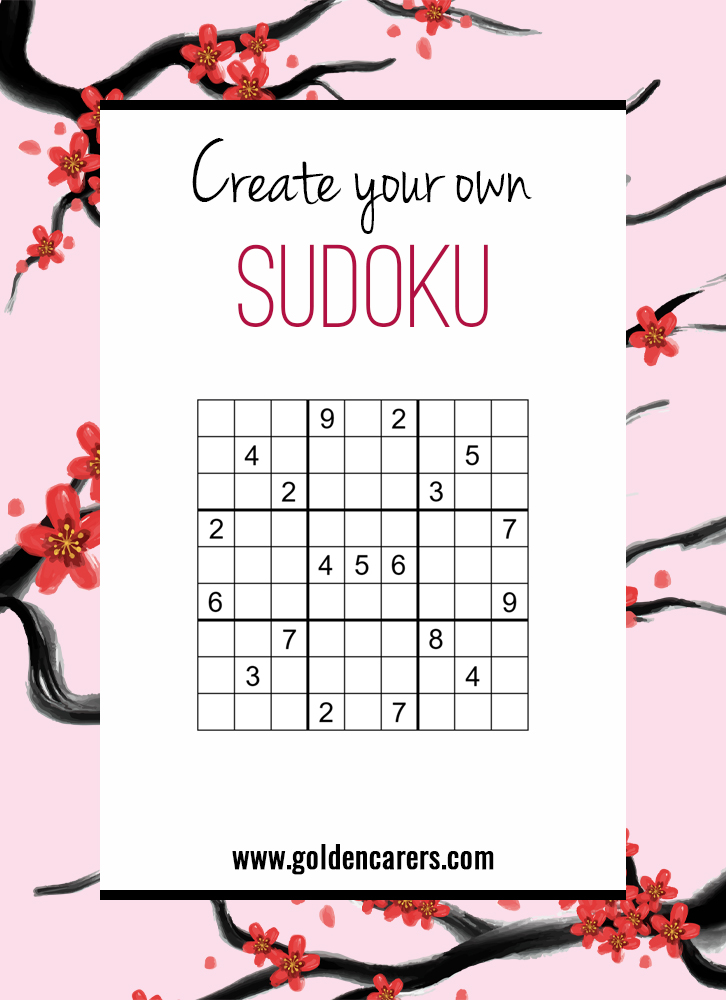
#> input picture files/opencv/sudoku.jpeg, 726 x 1000 px, found by its file name
$ python imagegradient.py
#> lines starting #> are read from the running program, lines starting #| are printed output that depends on the picture; after the words box and inside, x2 and y2 are one past the last pixel; in counts of white or black regions, pixels touching at a corner belong together
import cv2 as cv
import numpy as np


img = cv.imread("files/opencv/sudoku.jpeg",0)
#> img: shape (1000, 726); min 0, max 255, mean 217.9

if img is None :
    print("something went wrong!!")
else :

    # here dx=1.

    sobelx = cv.Sobel(img,ddepth=cv.CV_64F,dx=1,dy=0,ksize=5)
    cv.imshow("soblex",sobelx)
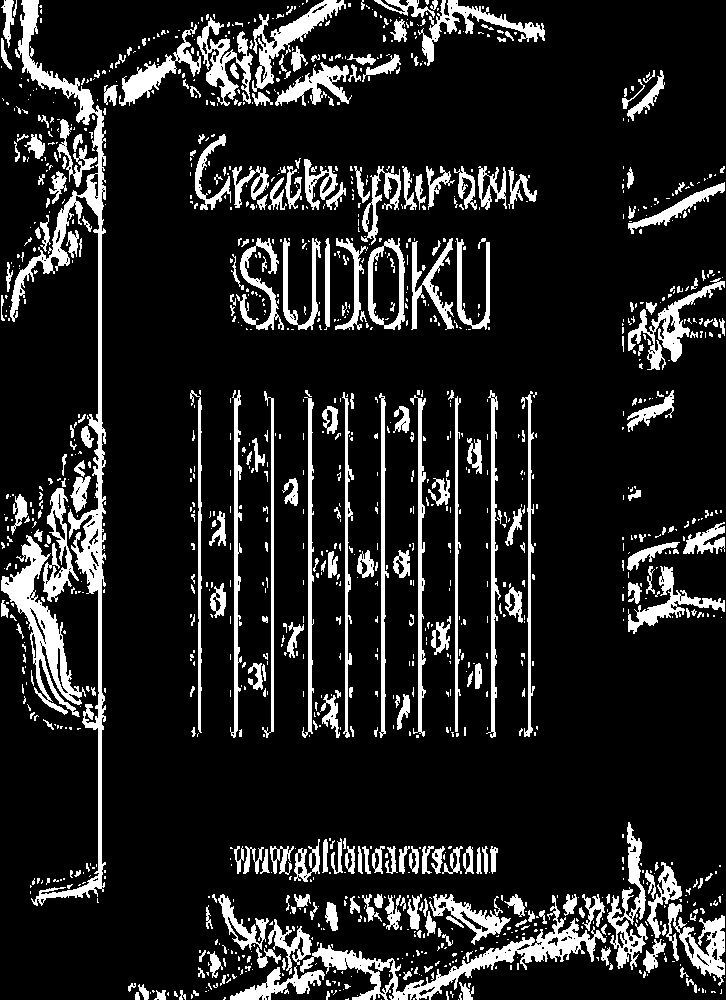
#> window 'soblex': shape (1000, 726); 13.9% white; 1269 white regions (951 under 20 px), largest, box (x1, y1, x2, y2) and area: (10, 0, 106, 906) 10060, (300, 895, 606, 1000) 5156, (1, 535, 86, 717) 4183

    # here dy=1

    sobely = cv.Sobel(img,ddepth=cv.CV_64F,dx=0,dy=1,ksize=5)
    cv.imshow("sobely",sobely)
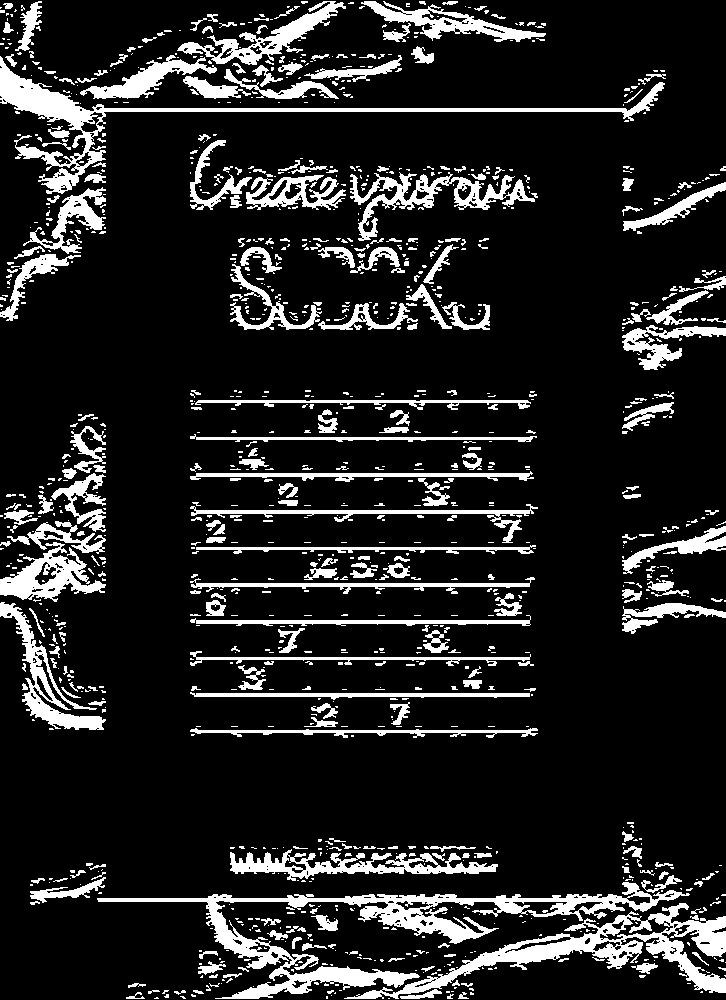
#> window 'sobely': shape (1000, 726); 14.1% white; 1196 white regions (879 under 20 px), largest, box (x1, y1, x2, y2) and area: (97, 882, 690, 999) 11141, (344, 903, 726, 999) 7714, (0, 56, 665, 194) 6994

    #laplacian gradient

    laplacian = cv.Laplacian(img,ddepth=cv.CV_64F)
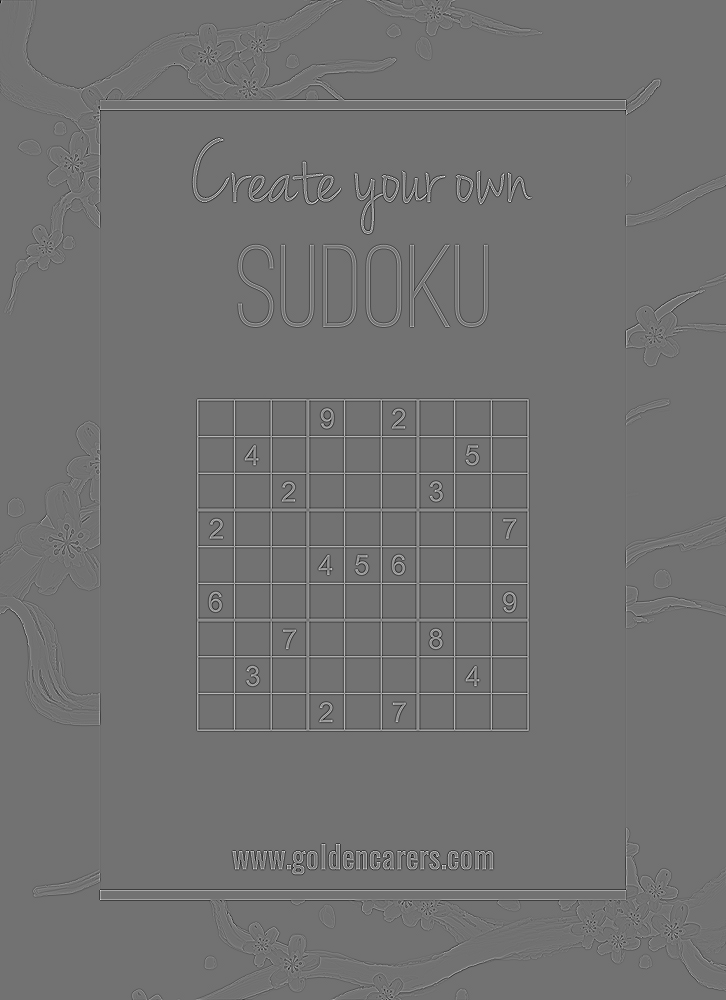
#> laplacian: shape (1000, 726) float64; min -526, max 649, mean 0; drawn with min black and max white
    cv.imshow("laplacian",laplacian)
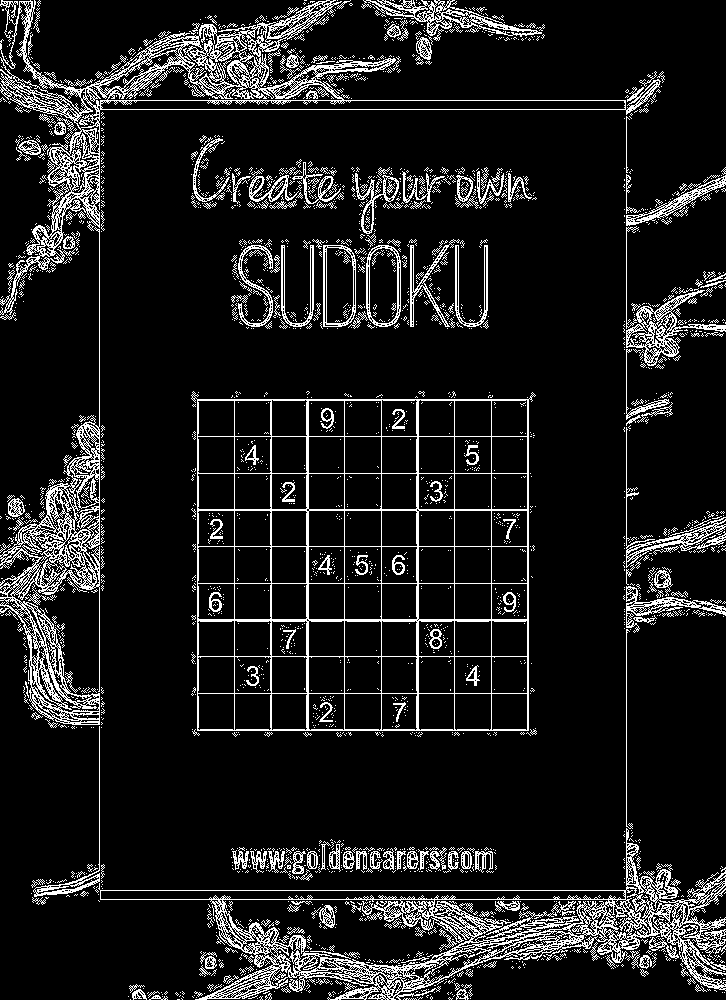
#> window 'laplacian': shape (1000, 726); 11.2% white in thin lines or dots

    #blending

    blended = cv.addWeighted(src1=sobelx,alpha=0.5,src2=laplacian,beta=0.5,gamma=0)
    cv.imshow("blended",blended)
    # threshold

    ret,threshold = cv.threshold(blended,100,255,cv.THRESH_BINARY)
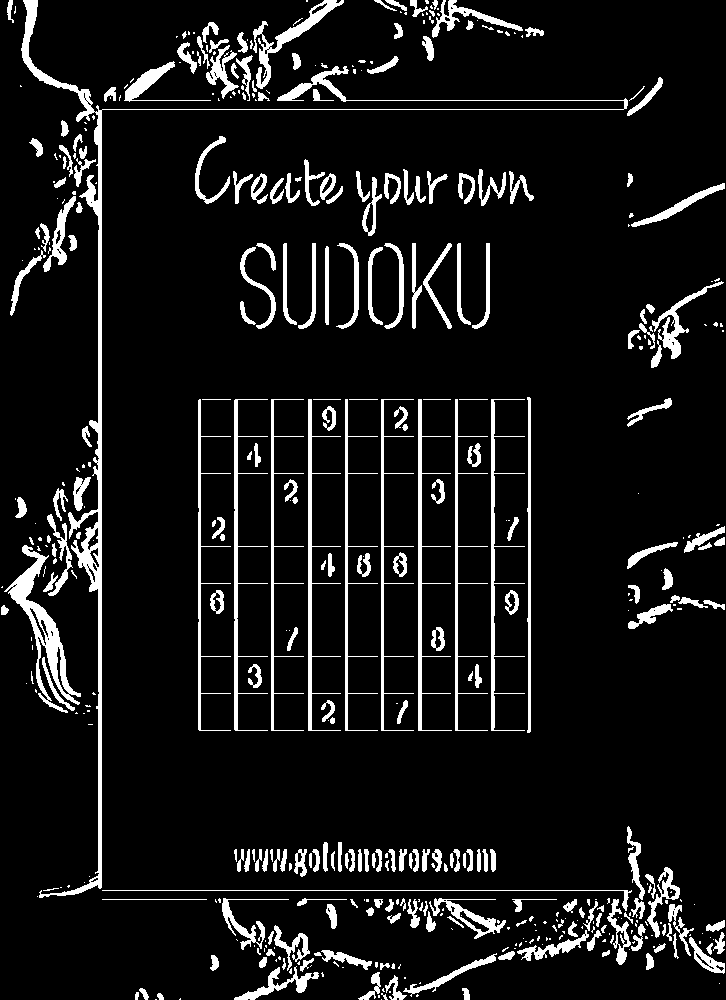
#> threshold: shape (1000, 726) float64; 8.9% white; 482 white regions (224 under 20 px), largest, box (x1, y1, x2, y2) and area: (21, 0, 628, 898) 7676, (4, 545, 81, 713) 2775, (234, 399, 268, 731) 1561
    cv.imshow("threshold",threshold)

    #gradient using mprph
    kernel = np.ones((4,4),np.uint8)
    gradient = cv.morphologyEx(threshold,cv.MORPH_GRADIENT,kernel)
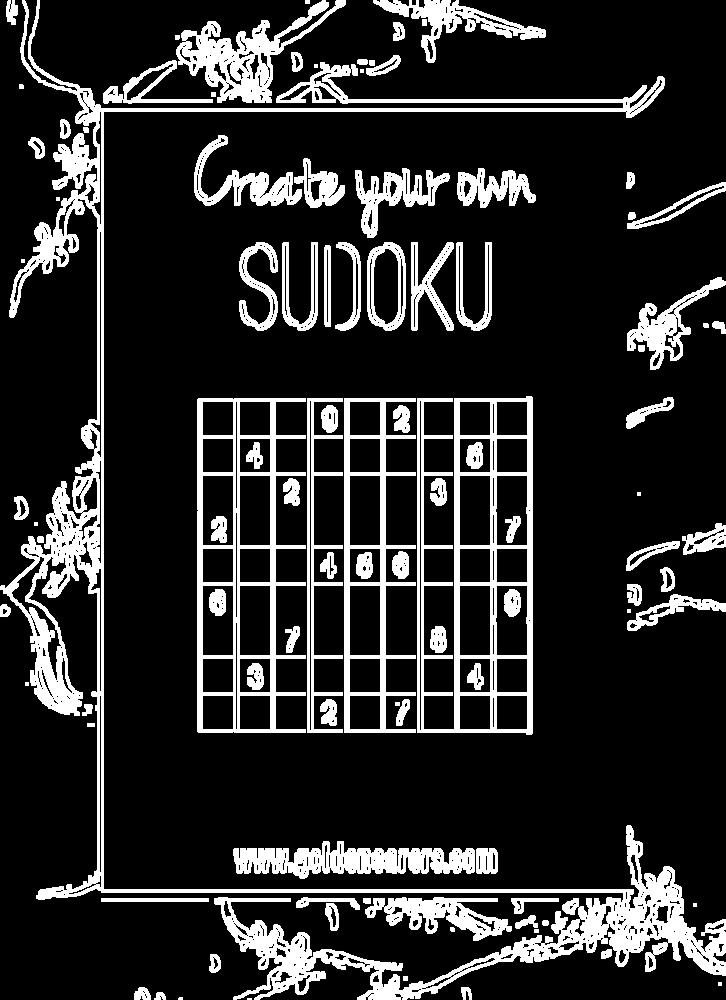
#> gradient: shape (1000, 726) float64; 16.8% white; 101 white regions (12 under 20 px), largest, box (x1, y1, x2, y2) and area: (0, 0, 726, 1000) 42241, (417, 396, 533, 735) 11007, (197, 398, 306, 733) 8924

    cv.imshow("gradient",gradient)


cv.waitKey(0)
cv.destroyAllWindows()
